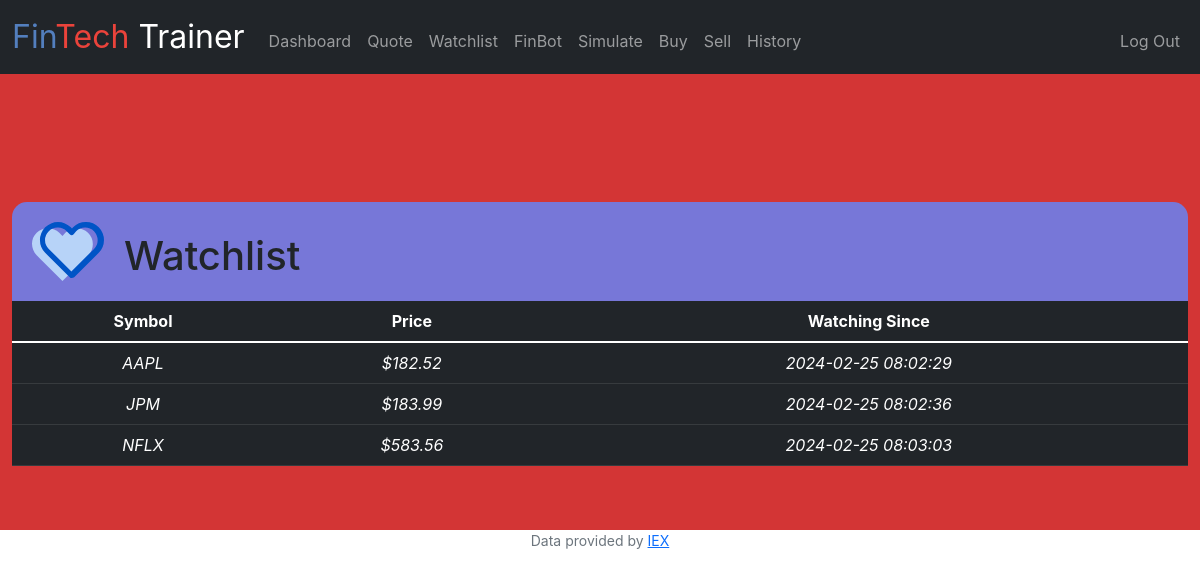
Before: /quoted (signed in) with the older database file.
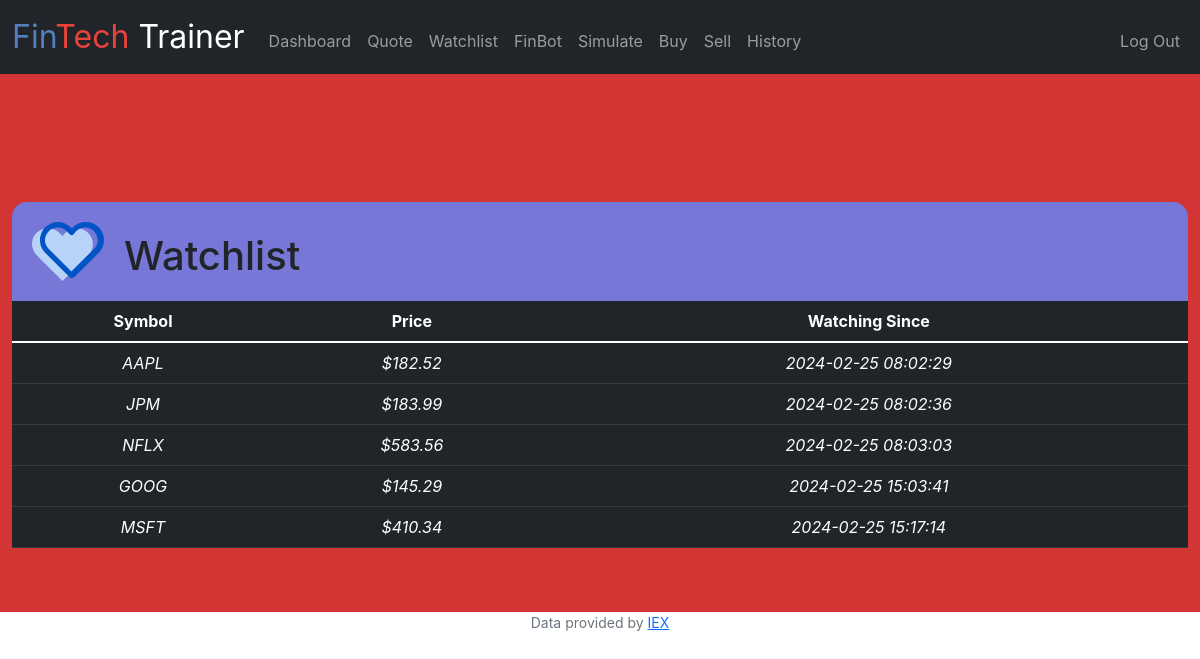
After: the same page with the newer database file.
### tables this page shows
CREATE TABLE watchlist (id INTEGER PRIMARY KEY AUTOINCREMENT NOT NULL, username TEXT NOT NULL, stock TEXT NOT NULL, price NUMERIC NOT NULL, since Timestamp);

### app.py (the view, shortened to what this page needs)
@app.route("/quoted", methods=["GET","POST"])
@login_required
def add():
        userid = session["user_id"]
        username = db.execute("select username from users where id=?",userid)[0]["username"]
        watchlist_query = db.execute("select * from watchlist where username = ?", username)
        if request.method == "GET":
            return render_template("watchlist.html", watchlist = watchlist_query)

### app.py (called while the page is built)
@app.after_request
def after_request(response):
    response.headers["Cache-Control"] = "no-cache, no-store, must-revalidate"
    response.headers["Expires"] = 0
    response.headers["Pragma"] = "no-cache"
    return response

### helpers.py (called while the page is built)
def login_required(f):
    @wraps(f)
    def decorated_function(*args, **kwargs):
        if session.get("user_id") is None:
            return redirect("/login")
        return f(*args, **kwargs)
    return decorated_function

def usd(value):
    return f"${value:,.2f}"

### templates/watchlist.html
{% extends "layout.html" %}
{% block main %}
    <div class="switch">
        <div class="page">
            <div class="group">
                <div class="top">
                    <img style="padding: 20px;" src="/static/watchlist-icon-popup.svg">
                    <h1 style="padding-top: 30px">Watchlist</h1>
                </div>
                <div>
                    <table class="table table-dark">
                        <thead>
                            <tr>
                                <th scope="col">Symbol</th>
                                <th scope="col">Price</th>
                                <th scope="col">Watching Since</th>
                            </tr>
                        </thead>
                        <tbody>
                            {% for row in watchlist %}
                                <tr>
                                    <td>{{row.stock}}</td>
                                    <td>{{row.price | usd}}</td>
                                    <td>{{row.since}}</td>
                                </tr>
                            {% endfor %}
                        </tbody>
                    </table>
                </div>
            </div>
        </div>
    </div>
{% endblock %}

Changed rows visible on the page:
added watchlist: stock "GOOG", price "$145.29", since "2024-02-25 15:03:41"
added watchlist: stock "MSFT", price "$410.34", since "2024-02-25 15:17:14"
